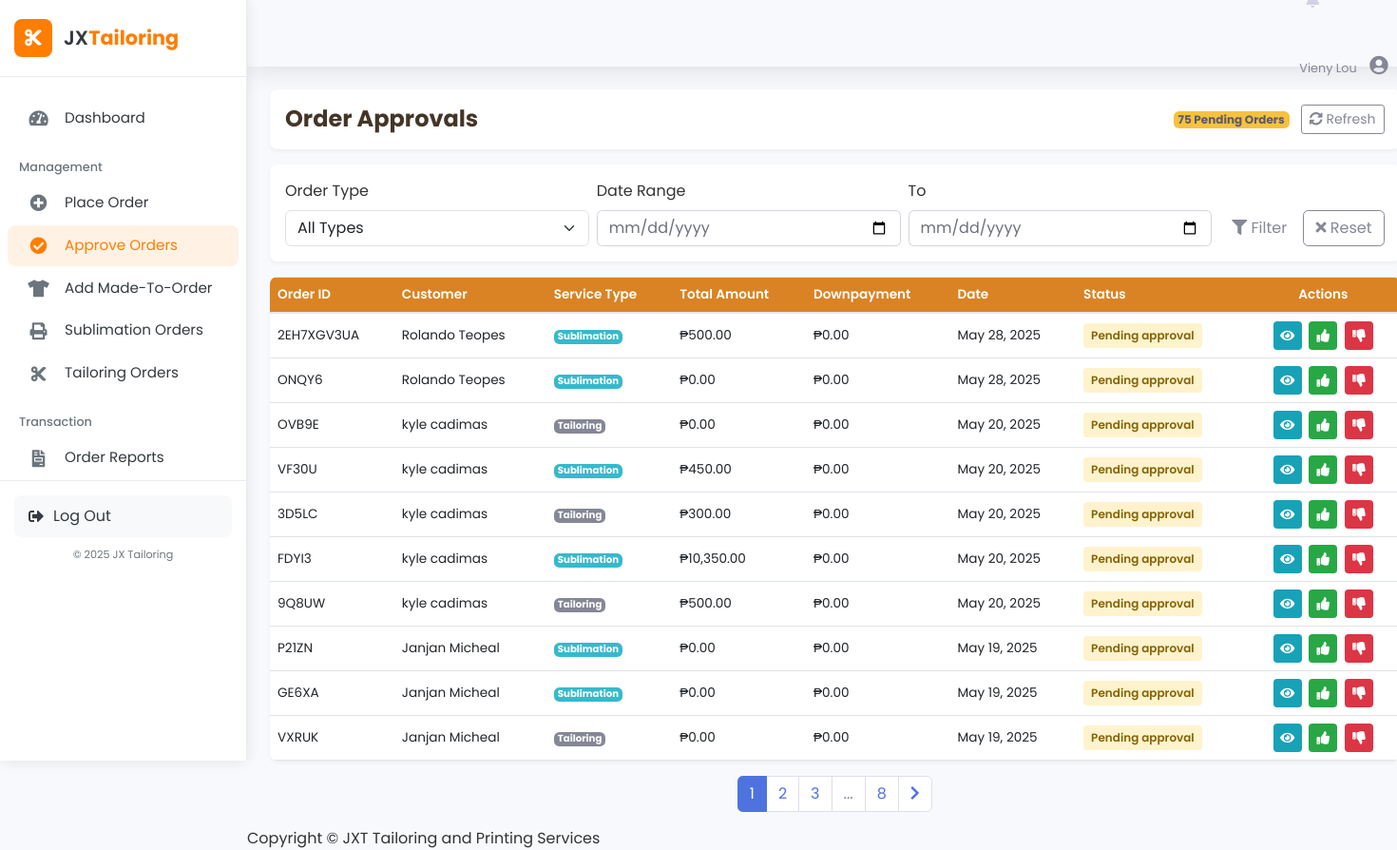
The app's page /staff/orders.php (signed in), older data.
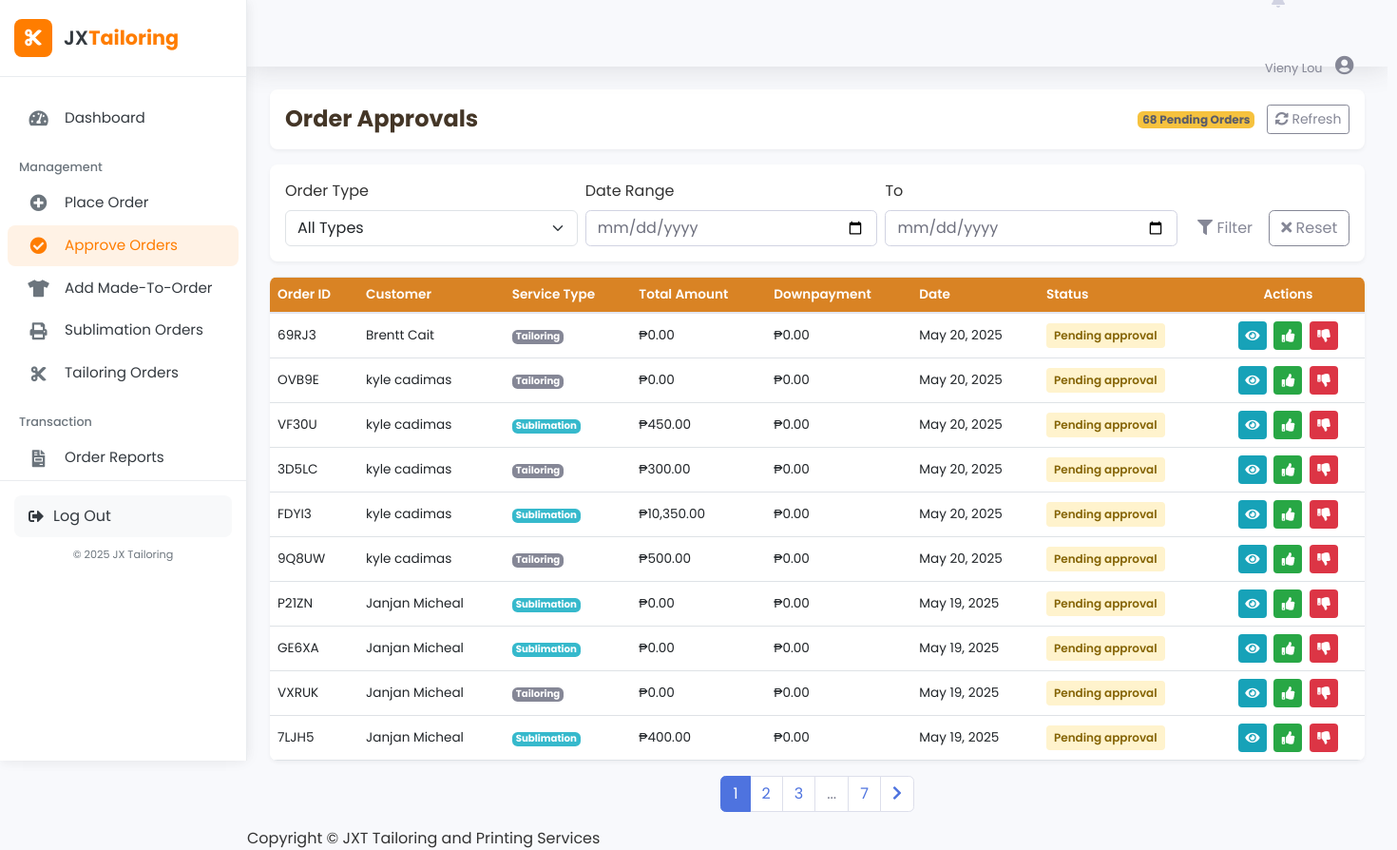
The same page, newer data.
### tables this page shows
CREATE TABLE `orders` (
  `order_id` varchar(10) NOT NULL,
  `customer_id` int(11) NOT NULL,
  `order_type` enum('tailoring','sublimation') NOT NULL,
  `total_amount` decimal(10,2) NOT NULL,
  `downpayment_amount` decimal(10,2) NOT NULL,
  `payment_method` enum('cash','gcash') NOT NULL,
  `payment_status` enum('pending','downpayment_paid','fully_paid') DEFAULT 'pending',
  `order_status` enum('pending_approval','declined','approved','forward_to_sublimator','in_process','printing_done','ready_for_pickup','completed') DEFAULT 'pending_approval',
  `staff_id` int(11) DEFAULT NULL,
  `manager_id` int(11) DEFAULT NULL,
  `notes` text DEFAULT NULL,
  `created_at` timestamp NOT NULL DEFAULT current_timestamp(),
  `updated_at` timestamp NOT NULL DEFAULT current_timestamp() ON UPDATE current_timestamp(),
  `screenshot_path` varchar(255) DEFAULT NULL,
  `status_history` text DEFAULT NULL
);

CREATE TABLE `customers` (
  `customer_id` int(11) NOT NULL,
  `username` varchar(50) NOT NULL,
  `password` varchar(255) NOT NULL,
  `email` varchar(100) NOT NULL,
  `first_name` varchar(50) NOT NULL,
  `last_name` varchar(50) NOT NULL,
  `phone_number` varchar(20) DEFAULT NULL,
  `address` text DEFAULT NULL,
  `created_at` timestamp NOT NULL DEFAULT current_timestamp(),
  `updated_at` timestamp NOT NULL DEFAULT current_timestamp() ON UPDATE current_timestamp()
);

### staff/orders.php (the view, shortened to what the rows shown need)
<?php
include '../db.php';
$records_per_page = 10;
$page = isset($_GET['page']) ? (int)$_GET['page'] : 1;
$offset = ($page - 1) * $records_per_page;
$query = "SELECT o.order_id, c.first_name, c.last_name, o.order_type, o.total_amount, o.downpayment_amount, o.order_status, o.created_at
          FROM orders o
          JOIN customers c ON o.customer_id = c.customer_id
          WHERE o.order_status = 'pending_approval'
          ORDER BY o.created_at DESC
          LIMIT $offset, $records_per_page";
$result = mysqli_query($conn, $query);
?>
<!DOCTYPE html>
<html lang="en">
<head>
    <link href="https://cdn.jsdelivr.net/npm/bootstrap@5.3.0/dist/css/bootstrap.min.css" rel="stylesheet">
    <link href="vendor/fontawesome-free/css/all.min.css" rel="stylesheet">
    <link href="css/sb-admin-2.min.css" rel="stylesheet">
</head>
<body id="page-top">
    <div id="wrapper">
        <?php include 'sidebar.php'; ?>
        <div id="content-wrapper" class="d-flex flex-column">
            <div id="content">
                <nav class="navbar navbar-expand navbar-light topbar mb-4 static-top shadow">
                    <ul class="navbar-nav ml-auto">
                        <?php include 'notification.php'; ?>
                    </ul>
                </nav>
                <div class="container-fluid">
                    <div class="page-header">
                        <h1>Order Approvals</h1>
                    </div>
                    <div class="table-container">
                        <?php if (mysqli_num_rows($result) > 0): ?>
                            <table class="table">
                                <thead>
                                    <tr>
                                        <th>Order ID</th>
                                        <th>Customer</th>
                                        <th>Service Type</th>
                                        <th>Total Amount</th>
                                        <th>Downpayment</th>
                                        <th>Date</th>
                                        <th>Status</th>
                                        <th class="text-center">Actions</th>
                                    </tr>
                                </thead>
                                <tbody>
                                    <?php while ($row = mysqli_fetch_assoc($result)) : ?>
                                        <tr>
                                            <td><span class="order-id"><?= htmlspecialchars($row['order_id']) ?></span></td>
                                            <td>
                                                <span class="customer-name"><?= htmlspecialchars($row['first_name'] . ' ' . $row['last_name']) ?></span>
                                            </td>
                                            <td>
                                                <?php if ($row['order_type'] == 'sublimation'): ?>
                                                    <span class="badge bg-info text-white">Sublimation</span>
                                                <?php else: ?>
                                                    <span class="badge bg-secondary text-white">Tailoring</span>
                                                <?php endif; ?>
                                            </td>
                                            <td><span class="amount">₱<?= number_format($row['total_amount'], 2) ?></span></td>
                                            <td><span class="amount">₱<?= number_format($row['downpayment_amount'], 2) ?></span></td>
                                            <td><?= date('M d, Y', strtotime($row['created_at'])) ?></td>
                                            <td>
                                                <div class="status-badge status-pending">
                                                    <?= htmlspecialchars(str_replace('_', ' ', ucfirst($row['order_status']))) ?>
                                                </div>
                                            </td>
                                            <td class="text-center">
                                                <div class="actions-container">
                                                    <a href="view_order.php?id=<?= $row['order_id'] ?>" class="btn-action btn-view" data-tooltip="View Details">
                                                        <i class="fas fa-eye"></i>
                                                    </a>
                                                    <button class="btn-action btn-approve" onclick="approveOrder('<?= $row['order_id'] ?>')" data-tooltip="Approve Order">
                                                        <i class="fas fa-thumbs-up"></i>
                                                    </button>
                                                    <button class="btn-action btn-decline" data-bs-toggle="modal" data-bs-target="#declineModal"
                                                            onclick="setDeclineOrderId('<?= $row['order_id'] ?>')" data-tooltip="Decline Order">
                                                        <i class="fas fa-thumbs-down"></i>
                                                    </button>
                                                </div>
                                            </td>
                                        </tr>
                                    <?php endwhile; ?>
                                </tbody>
                            </table>
                        <?php endif; ?>
                    </div>
                </div>
            </div>
        </div>
    </div
</body>
</html>

Row changes from the older to the newer data that the page shows:
removed orders: order_id "2EH7XGV3UA", customer.last_name "Rolando Teopes", order_type "Sublimation", total_amount "500.00", downpayment_amount "0.00", created_at "May 28, 2025", order_status "Pending approval"
removed orders: order_id "ONQY6", customer.last_name "Rolando Teopes", order_type "Sublimation", total_amount "0.00", downpayment_amount "0.00", created_at "May 28, 2025", order_status "Pending approval"
now on this page (row edited): orders: order_id "69RJ3", customer.last_name "Brentt Cait", order_type "Tailoring", total_amount "0.00", downpayment_amount "0.00", created_at "May 20, 2025", order_status "Pending approval"
now on this page (row unchanged): orders: order_id "7LJH5", customer.last_name "Janjan Micheal", order_type "Sublimation", total_amount "400.00", downpayment_amount "0.00", created_at "May 19, 2025", order_status "Pending approval"
Text that changed along with them:
$total_records: "75" → "68"
$total_pages: "8" → "7"
